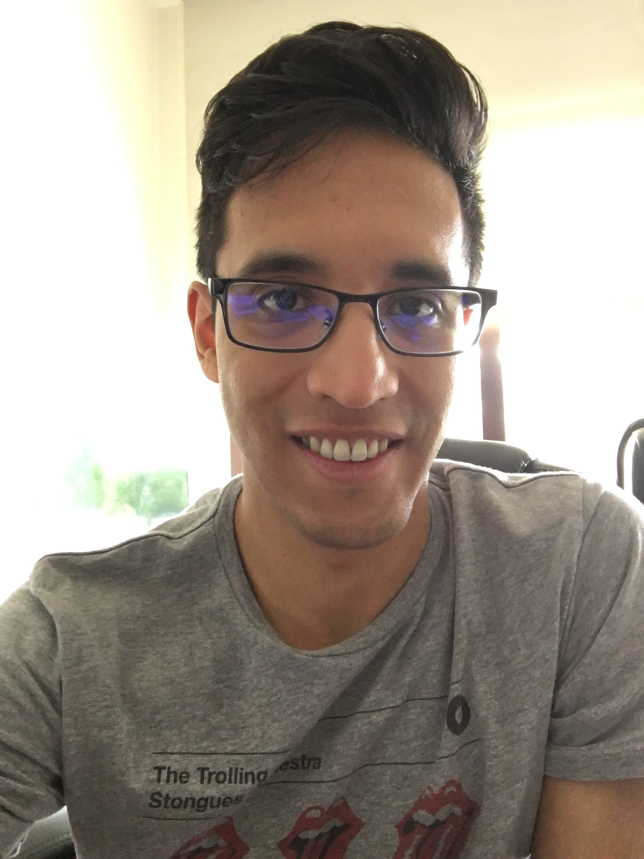
#> input picture The Python Mega Course/opencv_facerecognition/juan.jpg, 1932 x 2576 px (shown at 1/3 size)
$ python face_recognition.py
#> lines starting #> are read from the running program, lines starting #| are printed output that depends on the picture; after the words box and inside, x2 and y2 are one past the last pixel; in counts of white or black regions, pixels touching at a corner belong together
import cv2

face_cascade = cv2.CascadeClassifier('haarcascade_frontalface_default.xml')

img = cv2.imread('juan.jpg')
#> img is the input picture: shape (2576, 1932, 3); mean B, G, R 138.4, 149.7, 160.2
gray_img = cv2.cvtColor(img, cv2.COLOR_BGR2GRAY)
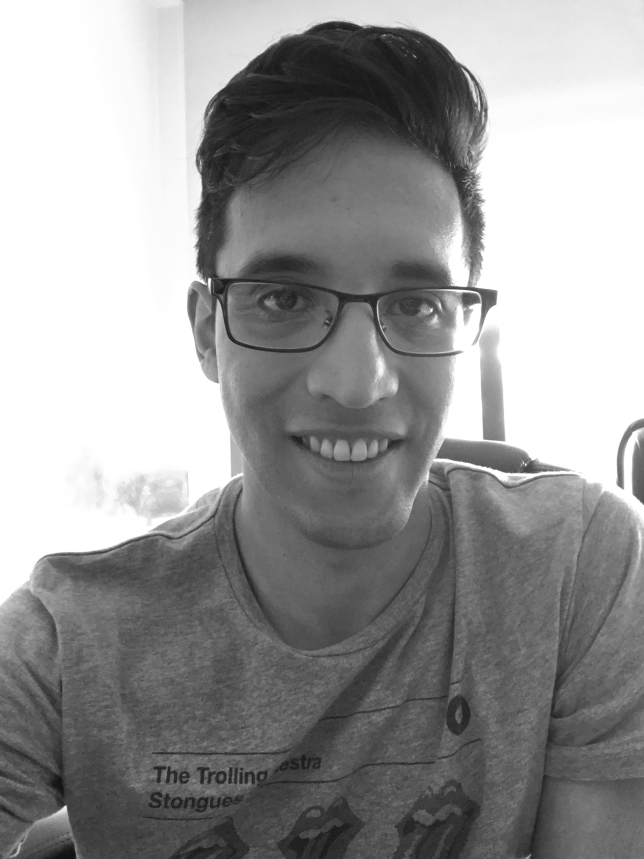
#> gray_img: shape (2576, 1932) (shown at 1/3 size); min 8, max 255, mean 151.5

faces = face_cascade.detectMultiScale(gray_img, scaleFactor=1.05, minNeighbors=5)
#> faces = [[1338, 2026, 58, 58], [1783, 1882, 72, 72], [48, 1849, 107, 107], [945, 1909, 148, 148], [491, 455, 1089, 1089]]

for x, y, w, h in faces:
  img = cv2.rectangle(img, (x,y), (x+w, y+h), (0,255,0), 3)
#> this loop made 5 passes

print(type(faces))
#| <class 'numpy.ndarray'>
print(faces)
#| [[1338 2026   58   58]
#|  [1783 1882   72   72]
#|  [  48 1849  107  107]
#|  [ 945 1909  148  148]
#|  [ 491  455 1089 1089]]

resized = cv2.resize(img, (int(img.shape[1]/3), int(img.shape[0]/3)))
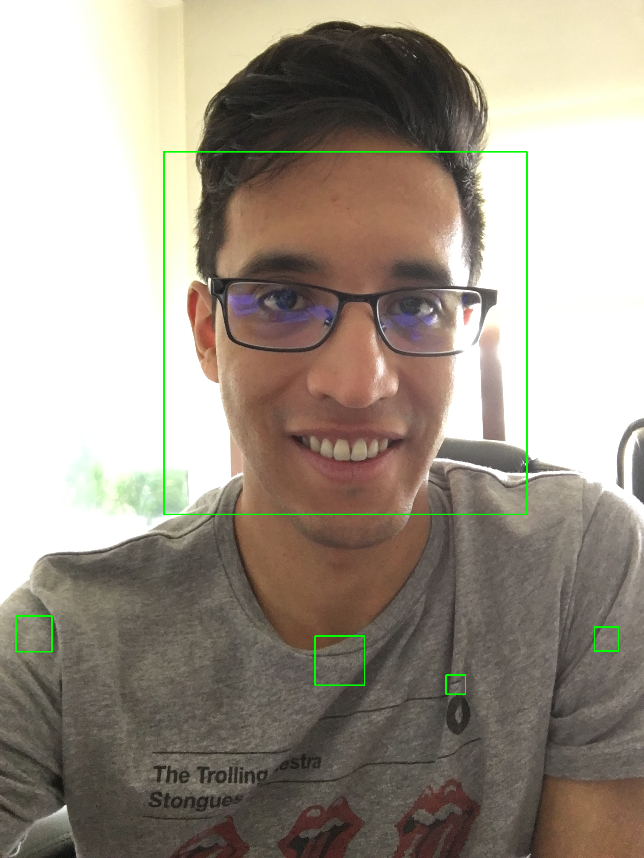
#> resized: shape (858, 644, 3); mean B, G, R 137.4, 150.1, 159.1

cv2.imshow('Gray', resized)
cv2.waitKey(0)
cv2.destroyAllWindows()

$ run again, with The Python Mega Course/opencv_facerecognition/malena.jpg copied over The Python Mega Course/opencv_facerecognition/juan.jpg
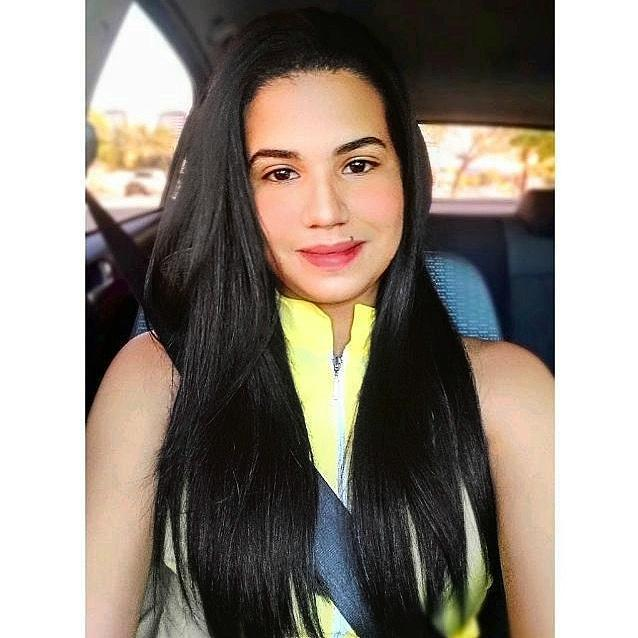
#> input picture The Python Mega Course/opencv_facerecognition/malena.jpg, 638 x 638 px
#> img is the input picture: shape (638, 638, 3); mean B, G, R 127.4, 136.5, 145.1
#> faces = [[83, 125, 103, 103], [221, 90, 202, 202]]
#> the loop `for x, y, w, h in faces:` made 2 passes
#> pass 1, `img = cv2.rectangle(img, (x,y), (x+w, y+h), (0,255,0), 3)`:
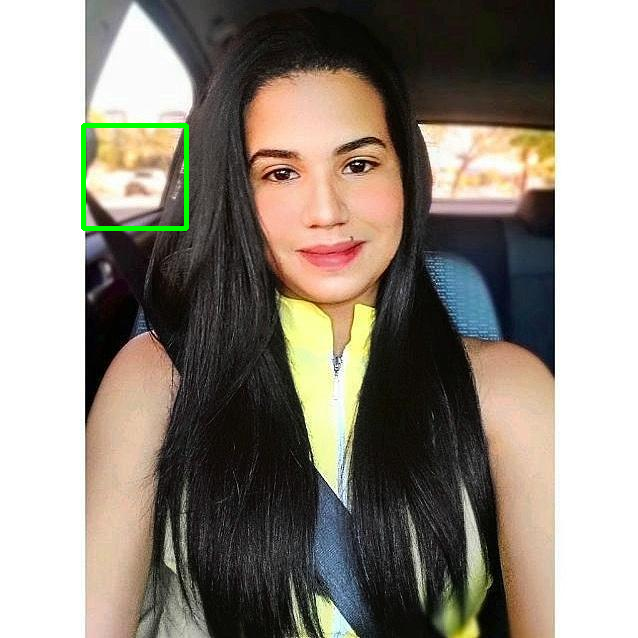
#> img: shape (638, 638, 3); 0.5% of pixels changed, all inside (x1, y1, x2, y2) = (81, 123, 189, 231)
#| <class 'numpy.ndarray'>
#| [[ 83 125 103 103]
#|  [221  90 202 202]]
#> `resized = cv2.resize(img, (int(img.shape[1]/3), int(img.shape[0]/3)))`:
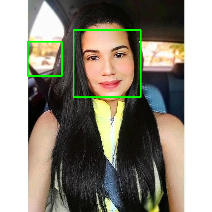
#> resized: shape (212, 212, 3); mean B, G, R 125.9, 138.8, 143.2
